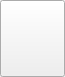
<?xml version="1.0" encoding="UTF-8"?>
<ui version="4.0">
 <class>WeaponGripButton</class>
 <widget class="QWidget" name="WeaponGripButton">
  <property name="geometry">
   <rect>
    <x>0</x>
    <y>0</y>
    <width>65</width>
    <height>77</height>
   </rect>
  </property>
  <property name="windowTitle">
   <string>Form</string>
  </property>
  <widget class="QPushButton" name="GripButton">
   <property name="geometry">
    <rect>
     <x>0</x>
     <y>0</y>
     <width>65</width>
     <height>77</height>
    </rect>
   </property>
   <property name="cursor">
    <cursorShape>PointingHandCursor</cursorShape>
   </property>
   <property name="styleSheet">
    <string notr="true"/>
   </property>
   <property name="text">
    <string/>
   </property>
   <property name="checkable">
    <bool>true</bool>
   </property>
   <property name="checked">
    <bool>false</bool>
   </property>
  </widget>
 </widget>
 <resources/>
 <connections/>
</ui>
